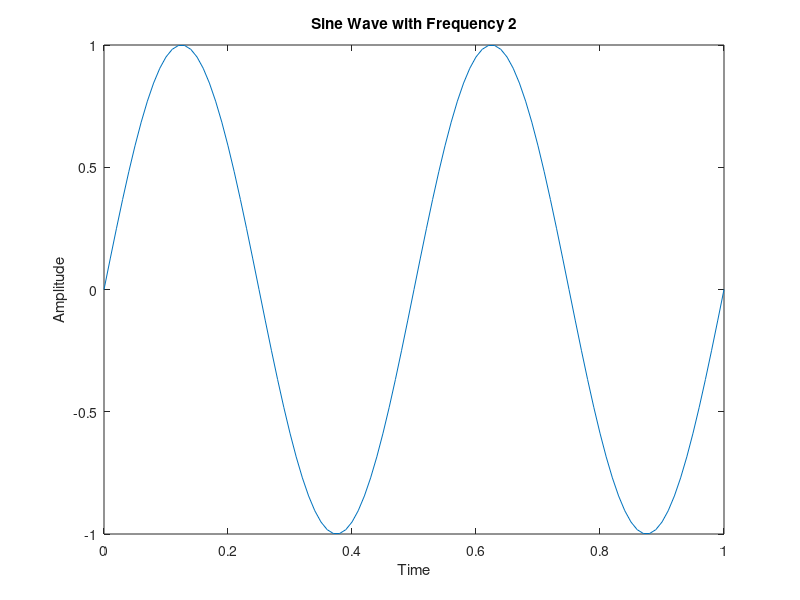

Write MATLAB code to recreate this figure.
clc;
clear all;
close all;
t = 0:0.01:1;
f = 2;
x = sin(2 * pi * f * t);
plot(t, x);
xlabel('Time');
ylabel('Amplitude');
title('Sine Wave with Frequency 2');

